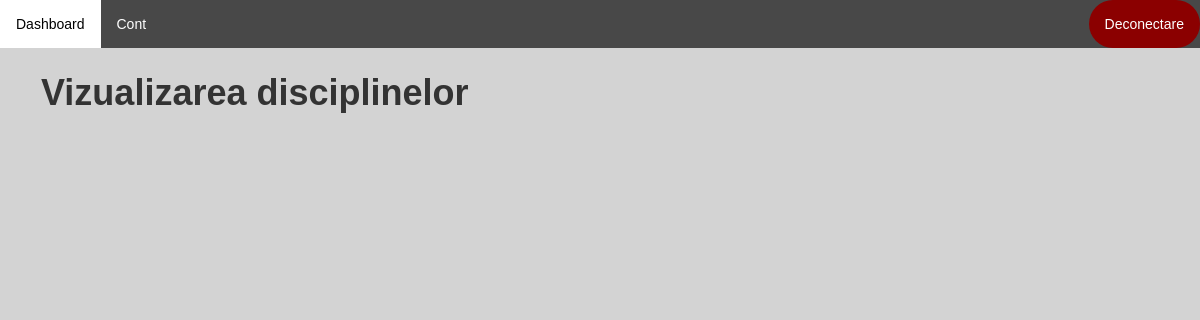
Page / (signed in) on the earlier database version.
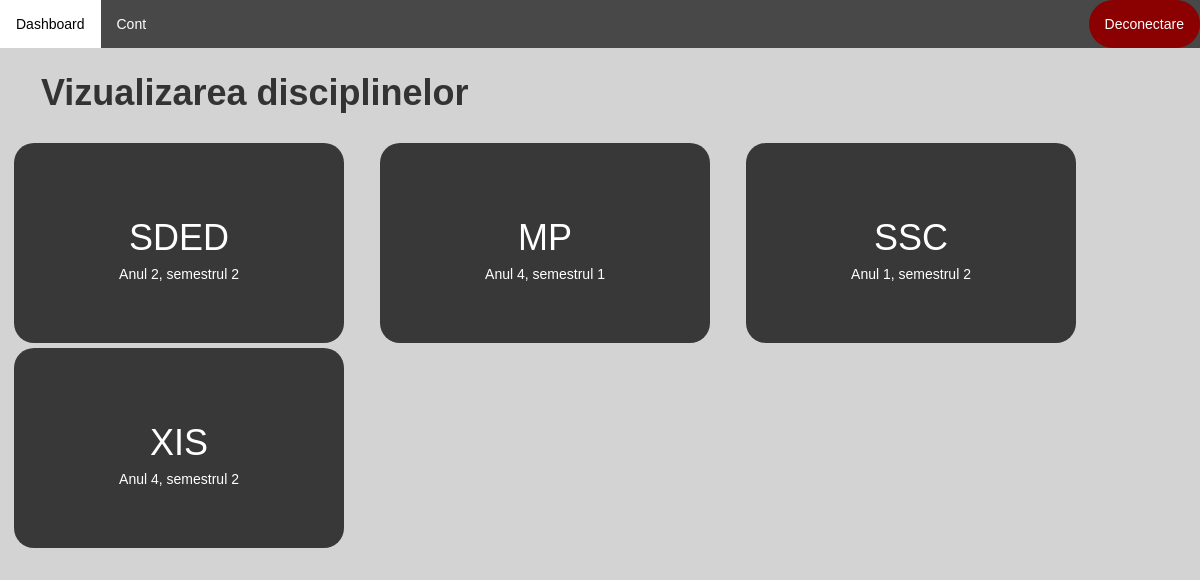
Same page on the later database version.
### application/models.py (models this page shows)
class Disciplina(models.Model):
    id = models.AutoField(primary_key=True)
    nume = models.CharField(max_length=100, unique=True)
    profesori = models.ManyToManyField(User)
    an_universitar = models.IntegerField(null=True)
    semestru = models.IntegerField(null=True)

### application/views.py (the view)
# urls.py: path('', application_views.dashboard, name='dashboard'),
@login_required(login_url='login')
def dashboard(request):
    context = create_context(request)
    user_projects = Proiect.objects.all().filter(profesor=request.user)
    discipline = Disciplina.objects.all()
    context['projects'] = user_projects
    context['discipline'] = discipline
    if 'studenti' in request.user.groups.all():
        student = Student.objects.get(utilizator=request.user)
        context['student'] = student
        discipline_student = Grupa.objects.get(nume=student.grupa.nume).discipline.all()
        context['discipline_student'] = discipline_student
    return render(request, 'application/dashboard.html', context)

### application/functions.py (called while the page is built)
def get_user_info(request):
    user = request.user
    user_groups = [group.name for group in user.groups.all()]
    if 'admin' in user_groups:
        user_type = 'admin'
    elif 'studenti' in user_groups:
        user_type = 'student'
    elif 'secretariat' in user_groups:
        user_type = 'secretar'
    else:
        user_type = 'profesor'
    out = {'user': user,
           'user_groups': user_groups,
           'user_type': user_type
           }
    return out

def create_context(request=None, extract_user_info=True):
    if extract_user_info and not request:
        raise ValueError("request must be set if extract_user_info is True")
    out = {}
    if extract_user_info:
        out.update(get_user_info(request))
    return out

### application/templates/application/dashboard.html (shortened to what this page needs)
{% extends 'application/main_layout_application.html' %}
{% load static %}
{% block article %}
    <link rel="stylesheet" href="{% static 'application/css/dashboard.css' %}">
    {% if 'profesori' in user_groups %}
        <h1><b>Vizualizarea disciplinelor</b></h1>
        <br>
        <div class="row">
            {% for disciplina in discipline %}
                {% if disciplina.profesori.all.get == request.user %}
                    <div class="col-sm-6"
                         style="background-color: #383838; width: 330px; height: 200px; border-radius: 20px; margin-right: 6vh; margin-left: -1.5vh; padding-top: 5px; margin-bottom: 5px">
                        <div class="card">
                            <div class="card-body" style="margin-top: 5px">
                                <h1 class="card-title" style="text-align: center; padding-top: 50px"><a href="{% url 'vizualizareDisciplina' disciplina.id %}"
                                                                                                    style="color: white;">{{ disciplina.nume }}</a></h1>
                                    <h5 class="card-title" style="text-align: center; color: white">Anul {{ disciplina.an_universitar }}, semestrul {{ disciplina.semestru }}</h5>
                                <br>
                            </div>
                        </div>
                    </div>
                {% endif %}
            {% endfor %}
        </div>
    {% endif %}
{% endblock %}

### application/templates/application/main_layout_application.html (shortened to what this page needs)
{% extends 'main_layout.html' %}
{% load static %}
{% block header %}
    <link rel="stylesheet" href="{% static 'application/css/main_layout_application.css' %}">
        <ul class="topnav">
            <li><a href="{% url 'dashboard' %}">Dashboard</a></li>
            <li><a href="{% url 'account' %}">Cont</a>
            <li class="right"><a class="logout" href="{% url 'logout' %}">Deconectare</a></li>
        </ul>
{% endblock %}

### templates/main_layout.html (shortened to what this page needs)
<!DOCTYPE html>
{% load static %}
<html lang="en">
<head>
    <link rel="stylesheet" href="{% static 'css/main_layout.css' %}">
    <link rel="stylesheet" href="{% static 'css/bootstrap_v341.min.css' %}">
</head>
<body>
    <header>
        {% block header %}
        {% endblock %}
    </header>
    <section>
        <article>
            <div class="article">
                {% block article %}
                {% endblock %}
            </div>
        </article>
    </section>
</body>
</html>

### static/css/main_layout.css (style rules this page uses)
.article { padding: 0 16px; margin: 25px; }

### application/static/application/css/main_layout_application.css (style rules this page uses)
body { font-family: Arial, Helvetica, sans-serif; }
body { margin: 0; background-color: lightgray; font-family: Arial, Helvetica, sans-serif; }
ul.topnav { list-style-type: none; margin: 0; padding: 0; overflow: hidden; background-color: #484848; }
ul.topnav li { float: left; }
ul.topnav li a { display: block; color: white; text-align: center; padding: 14px 16px; text-decoration: none; }
ul.topnav li.right { background-color: darkred; float: right; border-radius: 50px; }

### application/static/application/css/dashboard.css (style rules this page uses)
a { color: black; }

Differences in the rows shown:
added Disciplina: nume "SDED", an_universitar "2", semestru "2"
added Disciplina: nume "MP", an_universitar "4", semestru "1"
added Disciplina: nume "SSC", an_universitar "1", semestru "2"
added Disciplina: nume "XIS", an_universitar "4", semestru "2"
